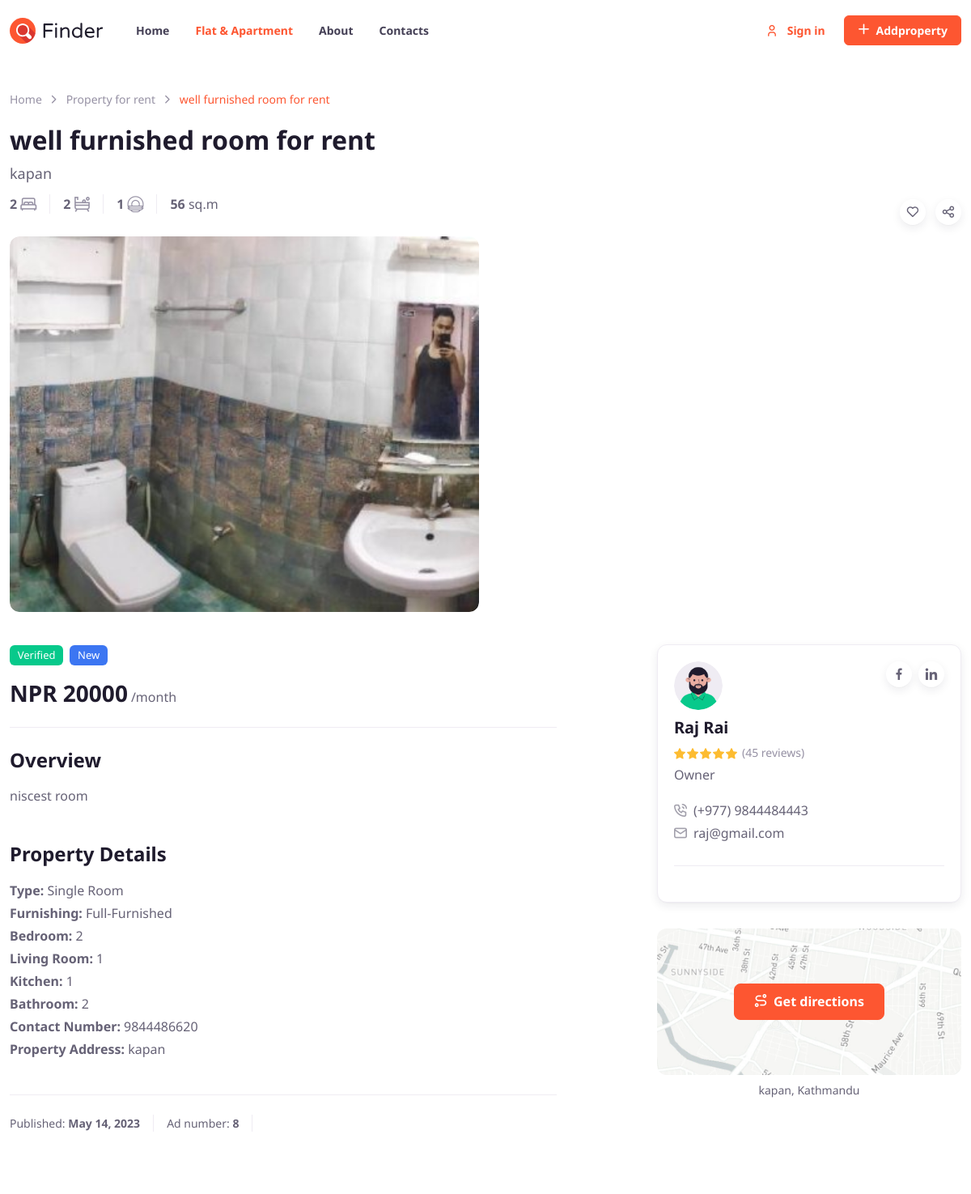
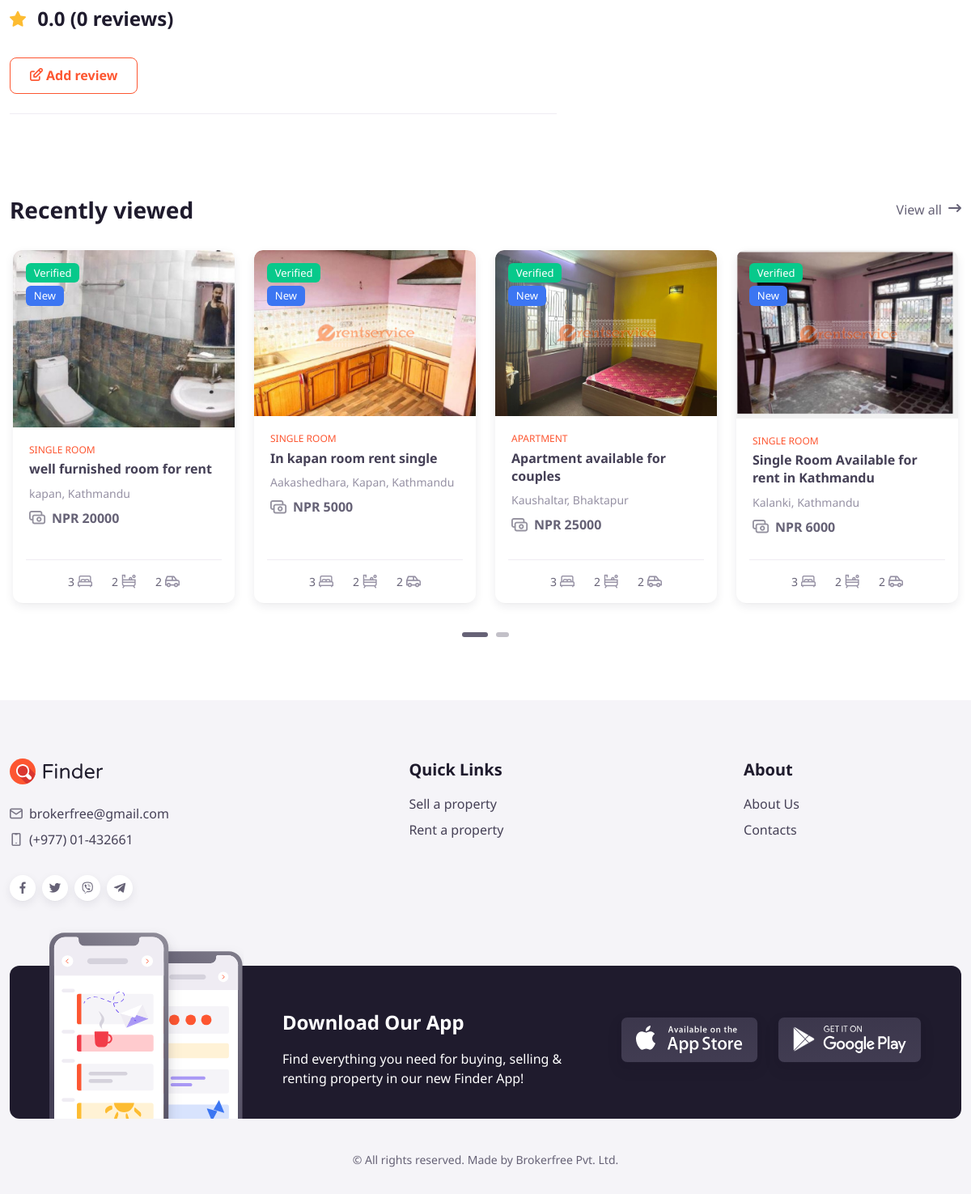
/room_detail/well-furnished-room-for-rent, run on the app's committed database (2 pictures, top to bottom).
### home/models.py (models this page shows, shortened)
class Room(models.Model):
    furnishing_choice = (
        ('Full-Furnished', 'Full-Furnished'),
        ('Semi-Furnished', 'Semi-Furnished '),
        ('Non-Furnished', 'Non-Furnished'))
    type_choices = (
        ('Flat', 'Flat'),
        ('Single Room', 'Single Room'),
        ('Apartment', 'Apartment'),
    )
    author_type_choices = (
        ('Owner', 'Owner'),
        ('Agent', 'Agent'),
    )
    title = models.CharField(max_length=300)
    price = models.IntegerField()
    image = models.ImageField(upload_to='media/', blank=True)
    image_1 = ResizedImageField(upload_to='media/', blank=True)
    image_2 = ResizedImageField(upload_to='media/', blank=True)
    image_3 = ResizedImageField(upload_to='media/', blank=True)
    image_4 = ResizedImageField(upload_to='media/', blank=True)
    description = RichTextField()
    furnishing = models.CharField(max_length=50, choices=furnishing_choice)
    num_bedroom = models.IntegerField()
    num_bathroom = models.IntegerField()
    num_livingroom = models.IntegerField()
    num_kitchen = models.IntegerField()
    author =  models.ForeignKey(settings.AUTH_USER_MODEL, on_delete=models.CASCADE)
    author_agent_or_owner = models.CharField(max_length=500, choices=author_type_choices, default='Owner')
    contact_num = models.CharField(max_length=10)
    published_date = models.DateTimeField(auto_now_add=True)
    type = models.CharField(max_length=500, choices=type_choices )
    slug = models.SlugField(max_length=500,unique=True, blank=True)
    location = models.CharField(max_length=500)
    district = models.CharField(max_length=500)
    google_maps_embed_url = models.URLField(max_length=500,blank = True)

### accounts/models.py (models this page shows)
class CustomUser(AbstractUser):
    full_name = models.CharField(max_length=50, blank=True, null=True)
    email = models.EmailField(_('email address'), unique=True)
    phone_number = models.CharField(max_length=20, blank=True, null=True)

### home/views.py (the view)
# urls.py: path('room_detail/<slug>', RoomDetailView.as_view(), name='room_detail'),
class RoomDetailView(View):
    def get(self,request,slug):
        room = Room.objects.get(slug = slug)
        review = Review.objects.filter(room=room)
        paginator = Paginator(review, 4)
        page_number = request.GET.get("review_page")
        page_obj = paginator.get_page(page_number)
        recently_viewed = Room.objects.all().order_by('-published_date')[:8]
        context = {
            'room':room,
            'reviews':page_obj,
            'total_reviews': review.count(),
            'average_rating': review.aggregate(Avg('rating'))['rating__avg'],
            'recently_viewed':recently_viewed,
        }
        return render(request, 'room-detail_1.html', context=context)

### accounts/context_processor.py (called while the page is built)
def inject_form(request):
    return {'signin_form': LoginForm(), 'register_form': RegisterForm()}

### templates/room-detail_1.html (shortened to what this page needs)
{% extends 'base_1.html' %}
{% load static %}
{% block content %}
      <section class="container pt-5 mt-5">
        <nav class="mb-3 pt-md-3" aria-label="breadcrumb">
          <ol class="breadcrumb">
            <li class="breadcrumb-item"><a href="{% url 'home:home' %}">Home</a></li>
            <li class="breadcrumb-item"><a href="{% url 'home:room_list' %}">Property for rent</a></li>
            <li class="breadcrumb-item active" aria-current="page">{{room.title}}</li>
          </ol>
        </nav>
        <h1 class="h2 mb-2">{{room.title}}</h1>
        <p class="mb-2 pb-1 fs-lg">{{room.location}}</p>
        <div class="d-flex justify-content-between align-items-center">
          <ul class="d-flex mb-4 list-unstyled">
            <li class="me-3 pe-3 border-end"><b class="me-1">{{room.num_bedroom}}</b><i class="fi-bed mt-n1 lead align-middle text-muted"></i></li>
            <li class="me-3 pe-3 border-end"><b class="me-1">{{room.num_bathroom}}</b><i class="fi-bath mt-n1 lead align-middle text-muted"></i></li>
            <li class="me-3 pe-3 border-end"><b class="me-1">{{room.num_kitchen}}</b><i class="fi-dish mt-n1 lead align-middle text-muted"></i></li>
            <li><b>56 </b>sq.m</li>
          </ul>
          <div class="text-nowrap">
            <button class="btn btn-icon btn-light-primary btn-xs shadow-sm rounded-circle ms-2 mb-2" type="button" data-bs-toggle="tooltip" title="Add to Wishlist"><i class="fi-heart"></i></button>
            <div class="dropdown d-inline-block" data-bs-toggle="tooltip" title="Share">
              <button class="btn btn-icon btn-light-primary btn-xs shadow-sm rounded-circle ms-2 mb-2" type="button" data-bs-toggle="dropdown"><i class="fi-share"></i></button>
            </div>
          </div>
        </div>
      </section>
      <section class="container overflow-auto mb-4 pb-3" data-simplebar>
        <div class="row g-2 g-md-3 gallery" data-thumbnails="true" style="min-width: 30rem;">
          <div class="col-6"><a class="gallery-item rounded rounded-md-3" style="max-height:35rem" href="{{room.image.url}}" data-sub-html="&lt;h6 class=&quot;fs-sm text-light&quot;&gt;Bathroom&lt;/h6&gt;"><img src="{{room.image.url}}" alt="Gallery thumbnail"></a></div>
          <div class="col-3">
            </div>
            <div class="col-3">
            </div>
        </div>
      </section>
      <section class="container mb-5 pb-1">
        <div class="row">
          <div class="col-md-7 mb-md-0 mb-4"><span class="badge bg-success me-2 mb-3">Verified</span><span class="badge bg-info me-2 mb-3">New</span>
            <h2 class="h3 mb-4 pb-4 border-bottom">NPR {{room.price}}<span class="d-inline-block ms-1 fs-base fw-normal text-body">/month</span></h2>
            <div class="mb-4 pb-md-3">
              <h3 class="h4">Overview</h3>
              <p class="mb-1">{{room.description | safe}}</p>
            </div>
            <div class="mb-4 pb-md-3">
              <h3 class="h4">Property Details</h3>
              <ul class="list-unstyled mb-0">
                <li><b>Type: </b>{{room.type}}</li>
                <li><b>Furnishing: </b>{{room.furnishing}}</li>
                <li><b>Bedroom: </b>{{room.num_bedroom}}</li>
                <li><b>Living Room: </b>{{room.num_livingroom}}</li>
                <li><b>Kitchen: </b>{{room.num_kitchen}}</li>
                <li><b>Bathroom: </b>{{room.num_bathroom}}</li>
                <li><b>Contact Number: </b>{{room.contact_num}}</li>
                <li><b>Property Address: </b>{{room.location}}</li>
              </ul>
            </div>
            <div class="mb-lg-5 mb-md-4 pb-lg-2 py-4 border-top">
              <ul class="d-flex mb-4 list-unstyled fs-sm">
                <li class="me-3 pe-3 border-end">Published: <b>{{room.published_date.date}}</b></li>
                <li class="me-3 pe-3 border-end">Ad number: <b>{{room.id}}</b></li>
              </ul>
            </div>
            <div class="mb-4 pb-4 border-bottom">
              <h3 class="h4 pb-3"><i class="fi-star-filled mt-n1 me-2 lead align-middle text-warning"></i>{%if average_rating is not None%}{{average_rating}}{%else%} 0.0{%endif%} ({{total_reviews}} reviews)</h3>
              <div class="d-flex flex-sm-row flex-column align-items-sm-center align-items-stretch justify-content-between"><a class="btn btn-outline-primary mb-sm-0 mb-3" href="#modal-review" data-bs-toggle="modal"><i class="fi-edit me-1"></i>Add review</a>
              </div>
            </div>
          </div>
          <aside class="col-lg-4 col-md-5 ms-lg-auto pb-1">
            <div class="card shadow-sm mb-4">
              <div class="card-body">
                <div class="d-flex align-items-start justify-content-between"><a class="text-decoration-none" href="real-estate-vendor-properties.html">
                  <img class="rounded-circle mb-2" src="{% static 'img/avatars/17.png' %}" width="60" alt="Avatar">
                    <h5 class="mb-1">{{room.author.full_name}}</h5>
                    <div class="mb-1"><span class="star-rating"><i class="star-rating-icon fi-star-filled active"></i><i class="star-rating-icon fi-star-filled active"></i><i class="star-rating-icon fi-star-filled active"></i><i class="star-rating-icon fi-star-filled active"></i><i class="star-rating-icon fi-star-filled active"></i></span><span class="ms-1 fs-sm text-muted">(45 reviews)</span>
                    </div>
                    <p class="text-body">{{room.author_agent_or_owner}}</p></a>
                  <div class="ms-4 flex-shrink-0"><a class="btn btn-icon btn-light-primary btn-xs shadow-sm rounded-circle ms-2 mb-2" href="#"><i class="fi-facebook"></i></a><a class="btn btn-icon btn-light-primary btn-xs shadow-sm rounded-circle ms-2 mb-2" href="#"><i class="fi-linkedin"></i></a></div>
                </div>
                <ul class="list-unstyled border-bottom mb-4 pb-4">
                  <li><a class="nav-link fw-normal p-0" href="tel:{{room.author.phone_number}}"><i class="fi-phone mt-n1 me-2 align-middle opacity-60"></i>(+977) {{room.author.phone_number}}</a></li>
                  <li><a class="nav-link fw-normal p-0" href="mailto:{{room.author.email}}"><i class="fi-mail mt-n1 me-2 align-middle opacity-60"></i>{{room.author.email}}</a></li>
                </ul>
              </div>
            </div>
            <div class="pt-2">
              <div class="position-relative mb-2"><img class="rounded-3" src="{% static 'img/real-estate/single/map.jpg' %}" alt="Map">
                <div class="d-flex w-100 h-100 align-items-center justify-content-center position-absolute top-0 start-0"><a class="btn btn-primary stretched-link" href="{{room.google_maps_embed_url}}" data-iframe="true" data-bs-toggle="lightbox"><i class="fi-route me-2"></i>Get directions</a></div>
              </div>
              <p class="mb-0 fs-sm text-center">{{room.location}}, {{room.district}}</p>
            </div>
          </aside>
        </div>
      </section>
      <section class="container mb-5 pb-2 pb-lg-4">
        <div class="d-flex align-items-center justify-content-between mb-3">
          <h2 class="h3 mb-0">Recently viewed</h2><a class="btn btn-link fw-normal p-0" href="real-estate-catalog-rent.html">View all<i class="fi-arrow-long-right ms-2"></i></a>
        </div>
        <div class="tns-carousel-wrapper tns-controls-outside-xxl tns-nav-outside tns-nav-outside-flush mx-n2">
          <div class="tns-carousel-inner row gx-4 mx-0 pt-3 pb-4" data-carousel-options="{&quot;items&quot;: 4, &quot;responsive&quot;: {&quot;0&quot;:{&quot;items&quot;:1},&quot;500&quot;:{&quot;items&quot;:2},&quot;768&quot;:{&quot;items&quot;:3},&quot;992&quot;:{&quot;items&quot;:4}}}">
            {%for recent_rooms in recently_viewed %}
            <div class="col">
              <div class="card shadow-sm card-hover border-0 h-100">
                <div class="card-img-top card-img-hover"><a class="img-overlay" href="{% url 'home:room_detail' recent_rooms.slug %}"></a>
                  <div class="position-absolute start-0 top-0 pt-3 ps-3"><span class="d-table badge bg-success mb-1">Verified</span><span class="d-table badge bg-info">New</span></div>
                  <div class=""  style="max-height: 220px">
                  <img src="{{recent_rooms.image.url}}" alt="Image"></div>
                </div>
                <div class="card-body position-relative pb-3">
                  <h4 class="mb-1 fs-xs fw-normal text-uppercase text-primary">{{recent_rooms.type}}</h4>
                  <h3 class="h6 mb-2 fs-base"><a class="nav-link stretched-link" href="{% url 'home:room_detail' recent_rooms.slug %}">{{recent_rooms.title}}</a></h3>
                  <p class="mb-2 fs-sm text-muted">{{recent_rooms.location}}, {{recent_rooms.district}}</p>
                  <div class="fw-bold"><i class="fi-cash mt-n1 me-2 lead align-middle opacity-70"></i>NPR {{recent_rooms.price}}</div>
                </div>
                <div class="card-footer d-flex align-items-center justify-content-center mx-3 pt-3 text-nowrap"><span class="d-inline-block mx-1 px-2 fs-sm">3<i class="fi-bed ms-1 mt-n1 fs-lg text-muted"></i></span><span class="d-inline-block mx-1 px-2 fs-sm">2<i class="fi-bath ms-1 mt-n1 fs-lg text-muted"></i></span><span class="d-inline-block mx-1 px-2 fs-sm">2<i class="fi-car ms-1 mt-n1 fs-lg text-muted"></i></span></div>
              </div>
            </div>
           {%endfor%}
          </div>
        </div>
      </section>
{% endblock %}

### data on the page
Room: title "well furnished room for rent", location "kapan", num_bedroom "2", num_bathroom "2", num_kitchen "1", image (picture), price "20000", description "niscest room", type "Single Room", furnishing "Full-Furnished", num_livingroom "1", contact_num "9844486620", published_date "May 14, 2023", id "8", author.full_name "Raj Rai", author_agent_or_owner "Owner", author.phone_number "9844484443", author.email "raj@gmail.com", district "Kathmandu", type "SINGLE ROOM"
Room: image (picture), type "SINGLE ROOM", title "In kapan room rent single", location "Aakashedhara, Kapan", district "Kathmandu", price "5000"
Room: image (picture), type "APARTMENT", title "Apartment available for couples", location "Kaushaltar", district "Bhaktapur", price "25000"
Room: image (picture), type "SINGLE ROOM", title "Single Room Available for rent in Kathmandu", location "Kalanki", district "Kathmandu", price "6000"

### other printed values
{{ total_reviews }} "0"
